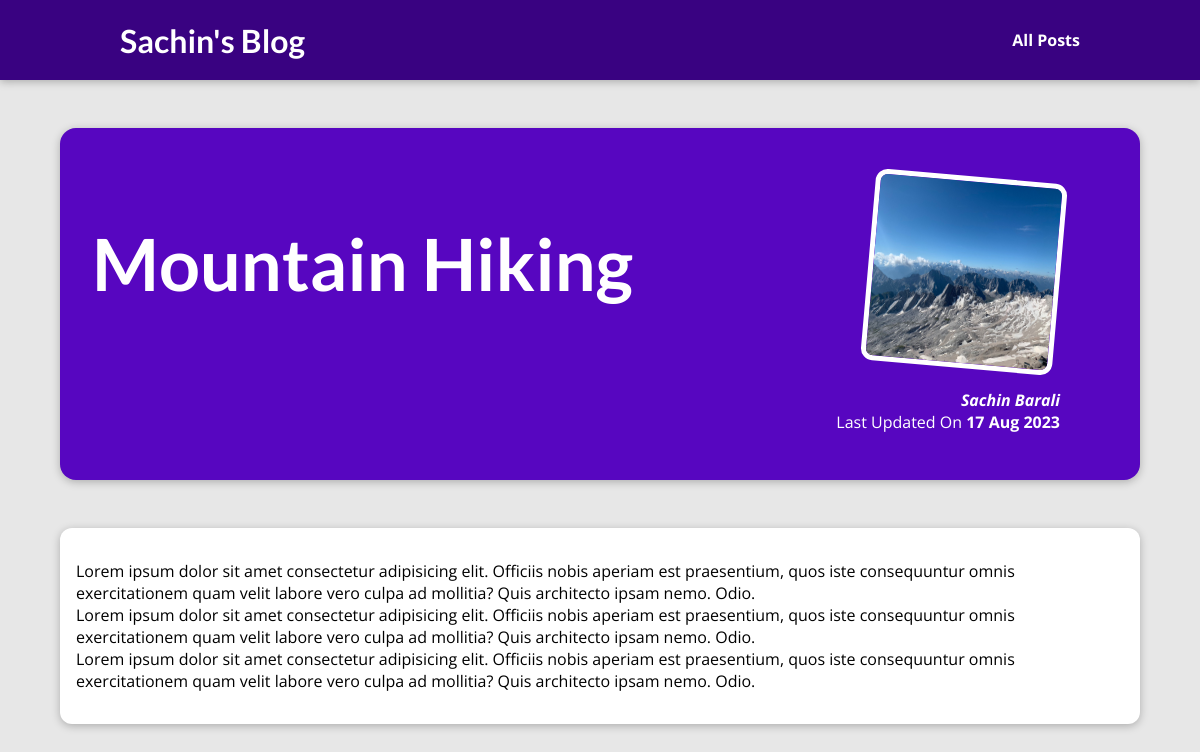
The page /posts/hike-in-the-mountains on the database its author committed.
### blog/models.py (models this page shows, shortened)
class Post(models.Model):
    title = models.CharField(max_length=150)
    excerpt = models.CharField(max_length=200)
    image_name = models.CharField(max_length=100)
    date = models.DateField(auto_now=True)
    slug = models.SlugField(unique=True, db_index=True)
    content = models.TextField(validators=[MinLengthValidator(10)])
    author = models.ForeignKey(
        Author, on_delete=models.SET_NULL, null=True, related_name="posts"
    )
    tags = models.ManyToManyField(Tag)

class Author(models.Model):
    first_name = models.CharField(max_length=100)
    last_name = models.CharField(max_length=100)
    email_address = models.EmailField()
    def full_name(self):
        return f"{self.first_name} {self.last_name}"
    def __str__(self):
        return self.full_name()

### blog/views.py (the view)
# urls.py: path("posts/<slug:slug>", views.single_post, name="post-details-page"),
def single_post(request, slug):
    identified_post = get_object_or_404(Post, slug=slug)
    return render(request, "blog/post-detail.html", {"post": identified_post})

### blog/templates/blog/post-detail.html (shortened to what this page needs)
{% extends "base.html" %}
{% load static %}
{% block css_links %}
<link rel="stylesheet" href="{% static 'blog/post-details.css' %}">
{% endblock %}
{% block content %}
<section id="summary">
    <h2>{{ post.title }}</h2>
    <article>
        <img src="{% static 'blog/images/'|add:post.image_name %}" alt="Post Title">
        <address>{{ post.author }}</address>
        <div>
            Last Updated On <time>{{ post.date|date:"d M Y" }}</time>
        </div>
    </article>
</section>
<main>
    <p>
        {{ post.content|linebreaks }}
    </p>
</main>
{% endblock %}

### static/app.css (style rules this page uses)
* { box-sizing: border-box; }
html { font-family: 'Open Sans', 'Lato', sans-serif; }
body { margin: 0; }
h1, h2, h3 { font-family: 'Lato', sans-serif; font-weight: bold; }

### blog/static/blog/post-details.css (style rules this page uses)
body { background-color: #e7e7e7; }
#summary { margin: 8rem auto 3rem auto; padding: 2rem; width: 90%; max-width: 90rem; border-radius: 16px; background-color: #5706c0; position: relative; box-shadow: 0 2px 8px rgba(0, 0, 0, 0.25); height: 22rem; }
#summary h2 { color: white; font-size: 4.5rem; }
#summary article { position: absolute; top: 2rem; right: 3rem; padding: 1rem 2rem; border-radius: 12px; text-align: right; color: white; }
#summary article img { width: 12rem; height: 12rem; border-radius: 12px; transform: rotateZ(5deg); border: 5px solid white; margin-bottom: 1rem; }
#summary address { font-weight: bold; }
#summary time { font-weight: bold; }
main { width: 90%; max-width: 90rem; margin: 3rem auto; background-color: white; padding: 1rem; border-radius: 12px; box-shadow: 0 2px 8px rgba(0, 0, 0, 0.25); }

### rows shown on the page
Post: title "Mountain Hiking", image_name (picture), author "Sachin Barali", date "17 Aug 2023", content "Lorem ipsum dolor sit amet consectetur adipisicing elit. Officiis nobis aperiam est praesentium, quos iste consequuntur omnis exercitationem quam velit labore vero culpa ad mollitia? Quis architecto ipsam nemo. Odio. Lorem ipsum dolor sit amet consectetur adipisicing elit. Officiis nobis aperiam est praesentium, quos iste consequuntur omnis exercitationem quam velit labore vero culpa ad mollitia? Quis architecto ipsam nemo. Odio. Lorem ipsum dolor sit amet consectetur adipisicing elit. Officiis nobis aperiam est praesentium, quos iste consequuntur omnis exercitationem quam velit labore vero culpa ad mollitia? Quis architecto ipsam nemo. Odio."
